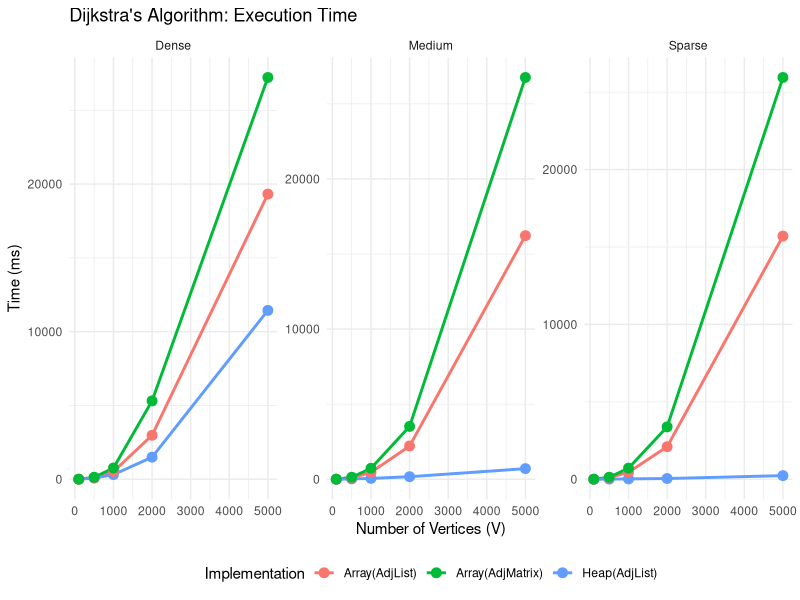
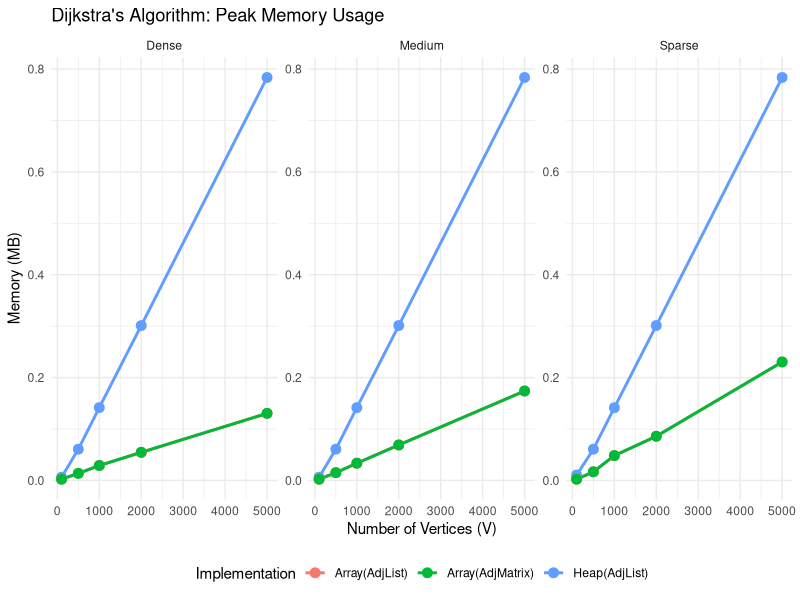

R code for these plots, in order:
# Install ggplot2 if you haven't already
if (!require(ggplot2)) install.packages("ggplot2")
library(ggplot2)

# 1. Load the benchmark data
# Make sure your working directory is set to where this CSV is located
df <- read.csv("benchmark_results.csv", stringsAsFactors = FALSE)

# Convert Vertices to numeric if it isn't already
df$Vertices <- as.numeric(df$Vertices)

# 2. Plot Time Complexity (Time vs. Vertices)
time_plot <- ggplot(df, aes(x = Vertices, y = Time_ms, color = Method, group = Method)) +
  geom_line(linewidth = 1) +
  geom_point(size = 3) +
  facet_wrap(~ Density, scales = "free_y") +
  theme_minimal() +
  labs(
    title = "Dijkstra's Algorithm: Execution Time",
    x = "Number of Vertices (V)",
    y = "Time (ms)",
    color = "Implementation"
  ) +
  theme(legend.position = "bottom")

# 3. Plot Space Complexity (Memory vs. Vertices)
memory_plot <- ggplot(df, aes(x = Vertices, y = Memory_MB, color = Method, group = Method)) +
  geom_line(linewidth = 1) +
  geom_point(size = 3) +
  facet_wrap(~ Density, scales = "free_y") +
  theme_minimal() +
  labs(
    title = "Dijkstra's Algorithm: Peak Memory Usage",
    x = "Number of Vertices (V)",
    y = "Memory (MB)",
    color = "Implementation"
  ) +
  theme(legend.position = "bottom")

# 4. Display the plots
print(time_plot)
print(memory_plot)

# 5. Save the plots for your report (Optional)
# ggsave("time_complexity_plot.png", plot = time_plot, width = 8, height = 5)
# ggsave("space_complexity_plot.png", plot = memory_plot, width = 8, height = 5)
